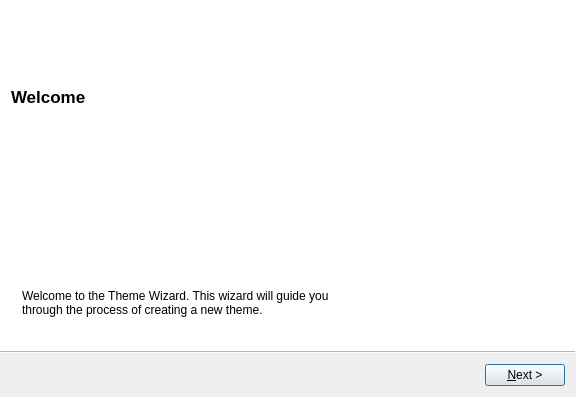
<ui version="4.0" >
 <class>ThemeWizard</class>
 <widget class="QWizard" name="ThemeWizard" >
  <property name="windowModality" >
   <enum>Qt::ApplicationModal</enum>
  </property>
  <property name="geometry" >
   <rect>
    <x>0</x>
    <y>0</y>
    <width>576</width>
    <height>397</height>
   </rect>
  </property>
  <property name="windowTitle" >
   <string>Theme Wizard</string>
  </property>
  <property name="modal" >
   <bool>true</bool>
  </property>
  <property name="wizardStyle" >
   <enum>QWizard::ModernStyle</enum>
  </property>
  <property name="options" >
   <set>QWizard::DisabledBackButtonOnLastPage|QWizard::IndependentPages|QWizard::NoBackButtonOnStartPage|QWizard::NoCancelButton</set>
  </property>
  <widget class="QWizardPage" name="WelcomePage" >
   <property name="title" >
    <string>Welcome</string>
   </property>
   <property name="subTitle" >
    <string/>
   </property>
   <widget class="QLabel" name="WelcomeLabel" >
    <property name="geometry" >
     <rect>
      <x>20</x>
      <y>100</y>
      <width>341</width>
      <height>31</height>
     </rect>
    </property>
    <property name="text" >
     <string>Welcome to the Theme Wizard. This wizard will guide you through the process of creating a new theme.</string>
    </property>
    <property name="wordWrap" >
     <bool>true</bool>
    </property>
   </widget>
  </widget>
  <widget class="QWizardPage" name="NamePage" >
   <property name="title" >
    <string>Theme Name</string>
   </property>
   <property name="subTitle" >
    <string>Choose a name for your theme</string>
   </property>
   <widget class="QLabel" name="NameLabel" >
    <property name="geometry" >
     <rect>
      <x>100</x>
      <y>130</y>
      <width>91</width>
      <height>17</height>
     </rect>
    </property>
    <property name="text" >
     <string>Theme Name:</string>
    </property>
   </widget>
   <widget class="QLineEdit" name="NameEdit" >
    <property name="geometry" >
     <rect>
      <x>200</x>
      <y>127</y>
      <width>261</width>
      <height>22</height>
     </rect>
    </property>
   </widget>
  </widget>
  <widget class="QWizardPage" name="BackgroundPage" >
   <property name="title" >
    <string>Select Background</string>
   </property>
   <property name="subTitle" >
    <string>Select a background type and configure your background</string>
   </property>
  </widget>
 </widget>
 <resources>
  <include location="../images/openlp-2.qrc" />
 </resources>
 <connections/>
</ui>
